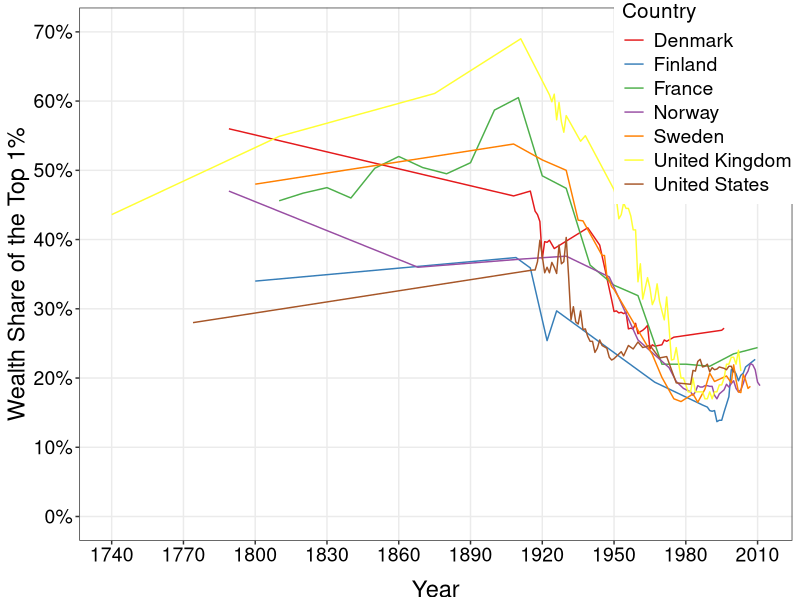

Reproduce this figure in R.
require(shape)
library(tidyverse)
library(lubridate)
library(openxlsx)
library(readxl)

wealth_share <- read_excel("capitalism/top_1percent_wealth_share.xlsx")

COL <- c("#7fc97f", "#beaed4", "#fdc086", "#ffff99", "#386cb0", "#f0027f", "#bf5b17", "#666666")
COLA <- c("#e0f3db", "#99d8c9","#66c2a4","#41ae76", "#238b45", "#005824", "#f0027f")
COLB <- c("#c6dbef", "#4eb3d3", "#2b8cbe", "#0868ac","#084081", "#9e9ac8","#f0027f")
COLC <- c("#fcfbfd", "#efedf5", "#dadaeb", "#bcbddc", "#9e9ac8", "#807dba", "#6a51a3", "#54278f", "#3f007d")
COLD <- c("#DA3030","#41ae76","#F7DE04", "#4eb3d3","#AE82FF","#386cb0","#F48318","#41ae76","#6a51a3", "#DA3030")

#Cleaning the wealth share data. Source: CORE
wealth_share_gathered <- wealth_share %>% 
  gather(Country, Wealth_share, c("Denmark", "Finland", "France", "Norway", "Sweden", "United Kingdom", "United States") )

wealth_share1 <- wealth_share_gathered[-c(1, 69, 137, 205, 273, 341, 409), ] 

wealth_share2 <- wealth_share1 %>%
  mutate(Year = ifelse(Country == "Denmark", ...1, ifelse(Country == "Finland", ...3, ifelse(Country == "France", ...5, ifelse(Country == "Norway", ...7, ifelse(Country == "Sweden", ...9, ifelse(Country == "United Kingdom", ...11, ifelse(Country == "United States", ...13, NA))))))))

wealth_share2$Wealth_share = as.numeric(as.character(wealth_share2$Wealth_share))

wealth_share3 <- wealth_share2 %>%
  select(-c("...1", "...3", "...5", "...7", "...9", "...11", "...13")) %>%
  filter(!is.na(Year)) %>%
  mutate(wealth_share = (Wealth_share)/100)

#Plotting the data 
wealth_share_plot <- ggplot(wealth_share3, aes(x = Year, y = wealth_share, group = Country, color = Country)) +
  geom_line() +
  #geom_line(aes(linetype = Country)) + #if we differentiate the lines without color
  labs(y = "Wealth Share of the Top 1%", color = "Country") + 
  scale_y_continuous(breaks = seq(0, 0.7, by = 0.1), labels = scales::percent_format(accuracy = 1), limits = c(0,0.7)) +
  scale_x_continuous(breaks = seq(1740, 2010, by = 30)) +
  scale_color_brewer(palette = "Set1") +
  theme_bw() + 
  theme(panel.grid.minor = element_blank(),
        legend.position = c(0.88, 0.83), 
        legend.title = element_text(size = 15), 
        axis.title.y = element_text(size = 17, vjust = 1),
        legend.text = element_text(size = 14),
        axis.text.x = element_text(size = 14, color = "black"),
        axis.text.y = element_text(size = 14, color = "black"),  
        axis.title.x = element_text(size = 17, vjust = -1)) 
  
  

#print(wealth_share_plot)

#Save plot to PDF
ggsave(wealth_share_plot, filename = "wealth_share_top_1percent.pdf", 
       path = "capitalism",
       width = 9, height = 7, units = "in")


# dev.off()
